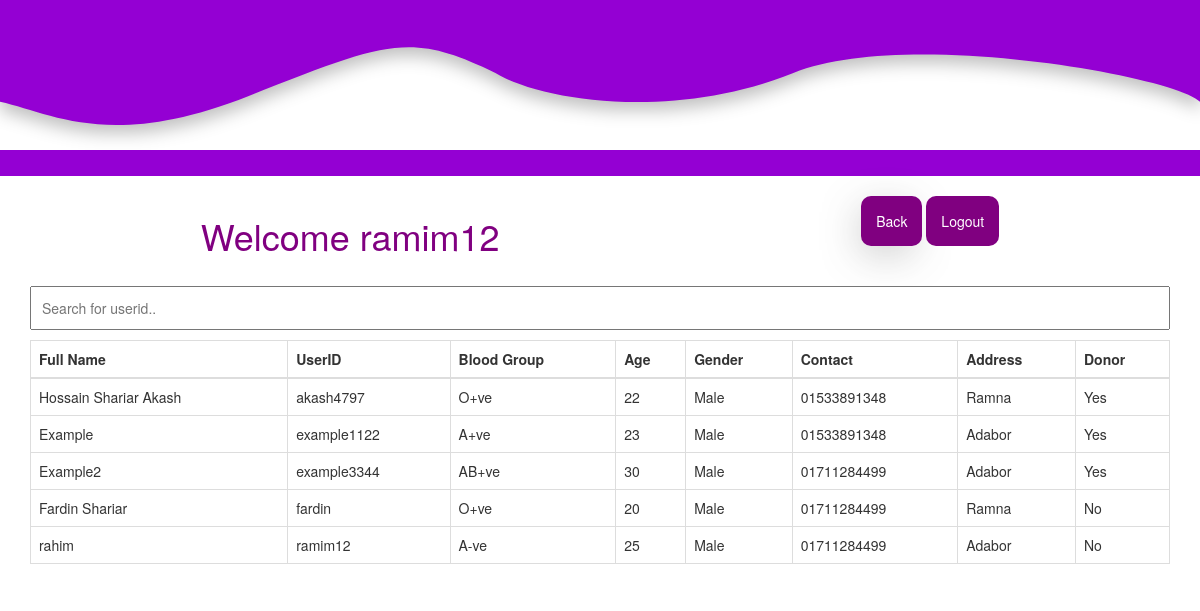
Page /admin/allusers.php (signed in) on the committed database.
### tables this page shows
CREATE TABLE `user` (
  `Full Name` varchar(255) NOT NULL,
  `UserId` char(30) NOT NULL,
  `Password` varchar(255) NOT NULL,
  `Blood Group` varchar(20) NOT NULL,
  `Age` int(11) NOT NULL,
  `Gender` varchar(20) NOT NULL,
  `contact` char(30) NOT NULL,
  `Address` varchar(255) NOT NULL,
  `isdonor` tinyint(1) DEFAULT 0
);

### admin/allusers.php (the view, shortened to what this page needs)
<!DOCTYPE html>
<html lang="en">
<head>
    <link rel="stylesheet" href="https://maxcdn.bootstrapcdn.com/bootstrap/3.4.1/css/bootstrap.min.css">
</head>
<body>
    <nav>
    </nav>
    <div class="navu">
    <h1>Welcome <?php echo $_SESSION['userid']; ?> </h1>
         <div class="buttons">
         <button onclick="goBack();">Back</button>
         <a class="logout" href="logout.php">Logout</a>
         </div>
    </div>
        <section class="allusers">
            <div class="container">
            <div class="search-user-id">
                <input id="search-id-input" onkeyup="searchname()" type="text" placeholder="Search for userid..">
            </div>
                <table id="myTable" class="table table-bordered">
                    <th>Full Name</th>
                    <th>UserID</th>
                    <th>Blood Group</th>
                    <th>Age</th>
                    <th>Gender</th>
                    <th>Contact</th>
                    <th>Address</th>
                    <th>Donor</th>
                    <tbody>
                        <?php
                            require("../connectiondb.php");
                            $sql = "SELECT * FROM user";
                            $result = mysqli_query($con,$sql);
                            if (mysqli_num_rows($result) > 0) {
                                while($row = mysqli_fetch_assoc($result)) {
                                  echo "<tr> <td>" . $row['Full Name'] . " </td>";
                                  echo "<td>". $row['UserId'] ."</td>";
                                  echo "<td>". $row['Blood Group'] ."</td>";
                                  echo "<td>". $row['Age'] ."</td>";
                                  echo "<td>". $row['Gender'] ."</td>";
                                  echo "<td>". $row['contact'] ."</td>";
                                  echo "<td>". $row['Address'] ."</td>";
                                  echo "<td>". ($row['isdonor'] == 1? "Yes" : "No") ."</td>";
                                  echo "</tr>";
                                }
                              }
                        ?>
                    </tbody>
                </table>
            </div>
        </section>
</body>
</html>

### admin/allusers.php (style rules this page uses)
* { margin: 0; padding: 0; box-sizing: border-box; }
button { padding: 1.5rem; background-color: purple; color: white; border: none; border-radius: 10px; -webkit-box-shadow: -5px 10px 47px -15px rgba(0,0,0,0.75); -moz-box-shadow: -5px 10px 47px -15px rgba(0,0,0,0.75); box-shadow: -5px 10px 47px -15px rgba(0,0,0,0.75); }
.logout { text-decoration: none; padding: 1.5rem; background-color: purple; color: white; border: none; border-radius: 10px; }
nav { display: flex; justify-content: space-around; align-items: flex-start; padding: 2rem; height: 176px; background-image: url("../assets/nav.svg"); background-size: contain; color: white; }
.search-user-id { margin-bottom: 10px; }
.search-user-id input { padding: 10px; width: 100%; }
.navu { display: flex; justify-content: space-around; align-items: flex-start; padding: 2rem; color: purple; }

### rows in the picture
user: Full Name "Hossain Shariar Akash", UserId "akash4797", Blood Group "O+ve", Age "22", Gender "Male", contact "01533891348", Address "Ramna", isdonor "Yes"
user: Full Name "Example", UserId "example1122", Blood Group "A+ve", Age "23", Gender "Male", contact "01533891348", Address "Adabor", isdonor "Yes"
user: Full Name "Example2", UserId "example3344", Blood Group "AB+ve", Age "30", Gender "Male", contact "01711284499", Address "Adabor", isdonor "Yes"
user: Full Name "Fardin Shariar", UserId "fardin", Blood Group "O+ve", Age "20", Gender "Male", contact "01711284499", Address "Ramna", isdonor "No"
user: Full Name "rahim", UserId "ramim12", Blood Group "A-ve", Age "25", Gender "Male", contact "01711284499", Address "Adabor", isdonor "No"

### other values in the picture
$_SESSION['userid'] "ramim12"
